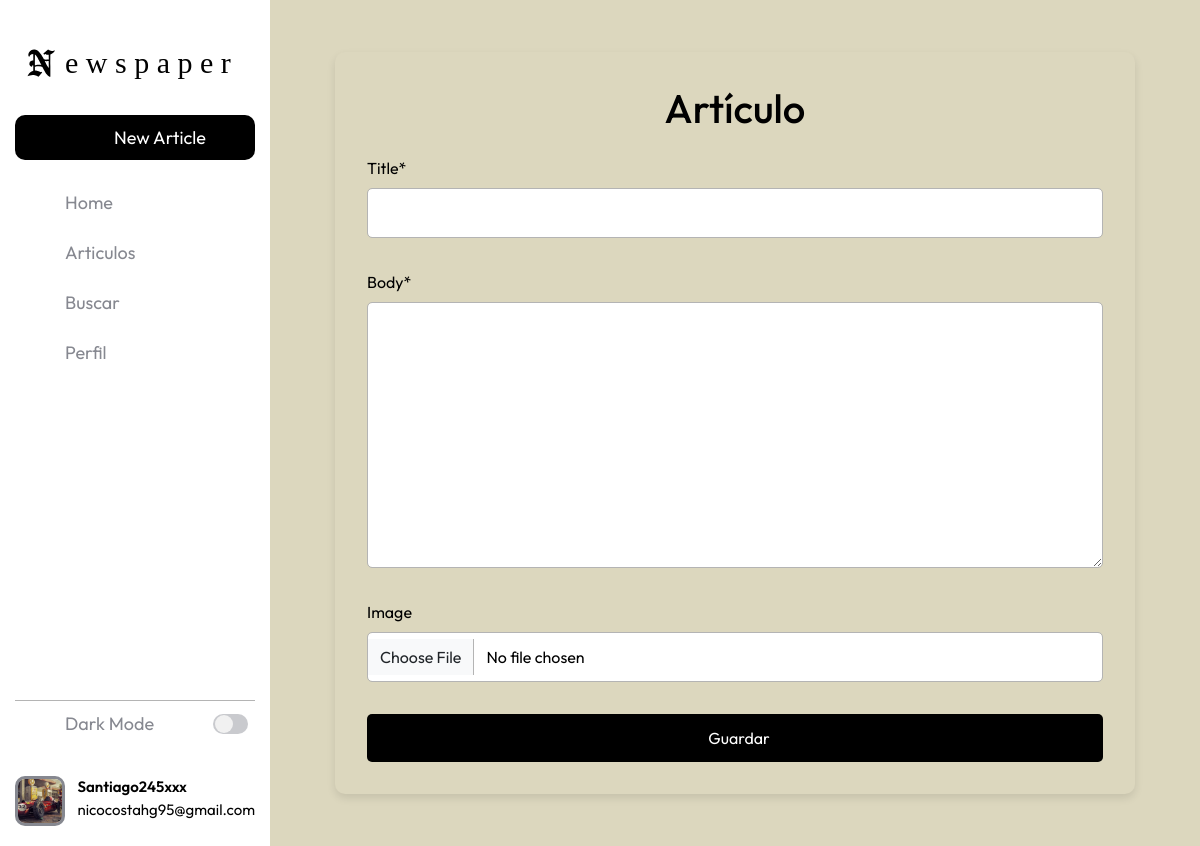
The app's page /articles/new/ (signed in) with its own data.
### accounts/models.py (models this page shows, shortened)
class CustomUser(AbstractUser):
    age = models.PositiveIntegerField(null=True, blank=True)

class Profile(models.Model):
    user = models.OneToOneField(settings.AUTH_USER_MODEL, on_delete=models.CASCADE)
    profile_picture = models.ImageField(upload_to='profile_pics/', default='default.jpg')
    followers = models.ManyToManyField(settings.AUTH_USER_MODEL, related_name="followers", blank=True)

### articles/views.py (the view, shortened to what this page needs)
class ArticleCreateView(LoginRequiredMixin,CreateView):
    model = Article
    template_name = "article_new.html"
    fields = ("title", "body", "image")

### templates/article_new.html (shortened to what this page needs)
{% extends "base.html" %}
{% load crispy_forms_tags %}
{% block content %}
<div class="new-article-container">
  <h1>Artículo</h1>
  <form action="" method="post" enctype="multipart/form-data" class="new-article-form">
    {{ form|crispy }}
    <button type="submit" class="submit-button">
      Guardar
    </button>
  </form>
</div>
{% endblock content %}

### templates/base.html (shortened to what this page needs)
<!DOCTYPE html>
{% load static %}
<html lang="en">
    <head>
        <link rel="stylesheet" href="{% static 'css/base.css' %}">
        <link rel="stylesheet" href="{% static 'css/article_list.css' %}">
        <link rel="stylesheet" href="{% static 'css/update_profile_picture.css' %}">
        <link rel="stylesheet" href="{% static 'css/article_edit.css' %}">
        <link rel="stylesheet" href="{% static 'css/profile.css' %}">
        <link rel="stylesheet" href="{% static 'css/home.css' %}">
        <link rel="stylesheet" href="{% static 'css/detail.css' %}">
        <link rel="stylesheet" href="{% static 'css/comment_edit.css' %}">
        <link rel="stylesheet" href="{% static 'css/article_new.css' %}">
        <link rel="stylesheet" href="{% static 'css/password_change.css' %}">
        <link rel="stylesheet" href="{% static 'css/password_change_successful.css' %}">
        <link rel="stylesheet" href="{% static 'css/login.css' %}">
        <link rel="stylesheet" href="{% static 'css/signup.css' %}">
        <link rel="stylesheet" href="{% static 'css/delete_article.css' %}">
        {% load bootstrap5 %}
        {% bootstrap_css %}
    </head>
    <body>
        <div class="barra-lateral">
            <div>
                <div class="nombre-pagina">
                    <span>e w s p a p e r</span>
                </div>
                    <a class="boton" href="{% url 'article_new' %}">
                        <span>New Article</span>
                    </a>
            </div>
            <nav class="navegacion">
                <ul>
                    <li>
                        <a href="{% url 'home' %}">
                            <span>Home</span>
                        </a>
                    </li>
                    {% if user.is_authenticated %}
                    <li>
                        <a href="{% url 'article_list' %}">
                            <span>Articulos</span>
                        </a>
                    </li>
                    <li>
                        <a href="#" id="search-link">
                            <span>Buscar</span>
                        </a>
                    </li>
                    <li>
                        <a href="{% url 'profile' username=user.username %}">
                            <span>Perfil</span>
                        </a>
                    </li>
                    {% endif %}
                </ul>
            </nav>
            <div>
                <div class="linea"></div>
                <div class="modo-oscuro">
                    <div class="info">
                        <span>Dark Mode</span>
                    </div>
                    <div class="switch">
                        <div class="base">
                            <div class="circulo">
                            </div>
                        </div>
                    </div>
                </div>
                {% if user.is_authenticated %}
                    <a href="{% url 'profile' username=user.username %}" class="usuario">
                        {% if user.profile.profile_picture %}
                            <img src="{{ user.profile.profile_picture.url }}" alt="Foto de perfil" width="100">
                        {% else %}
                            <img src="/media/profile_pics/default.jpg" alt="Foto de perfil predeterminada" width="100">
                        {% endif %}
                        <div class="info-usuario">
                            <div class="nombre-email">
                                <span class="nombre">{{ user.username }}</span>
                                <span class="email">{{ user.email }}</span>
                            </div>
                        </div>
                    <a>
                {% endif %}
            </div>
        </div>
        <main>
            <section class="contenido">
                {% block content %}
                {% endblock content %}
            </section>
        </main>
    </body>
</html>

### static/css/base.css (style rules this page uses)
:root { --color-de-fondo: rgb(220, 215, 190, 1); --color-de-contenido: rgb(220, 215, 190, 1); --color-barra-lateral: rgb(255,255,255); --color-texto: rgb(0,0,0); --color-texto-menu: rgb(134,136,144); --color-menu-hover:rgb(238,238,238); --color-menu-hover-texto:rgb(0,0,0); --color-boton: rgb(0,0,0); --color-boton-texto:rgb(255,255,255); --color-linea: rgb(180, 180, 180); --color-switch-base: rgb(201,202,206); --color-switch-circulo: rgb(241,241,241); --color-scroll: rgb(192,192,192); --color-scroll-hover: rgb(134,134,134); --color-serch-input: rgb(255,255,255 ) ; --color-serch-lupa: rgb(0,0,0); --color-serch-x: rgba(2, 2, 2, 0); --color-serch-x-hover: rgba(201, 201, 204, 0.525); --color-serch-icon-x-hover: rgba(255,255,255); --color-card-header: rgba(249, 246, 246, 0.929); --color-card-comentarios: rgba(255, 255, 255, 0.93); --color-boton-verdadero: rgb(10, 198, 98); }
* { margin: 0; padding: 0; box-sizing: border-box; font-family: "Outfit", serif; }
body { height: 100%; width:100%; }
.barra-lateral { position: fixed; display: flex; flex-direction: column; justify-content: flex-start; z-index: 50; height: 100%; overflow: hidden; width: 270px; padding: 20px 15px; background-color: var(--color-barra-lateral); transition: width 0.5s ease, background-color 0.5s ease, left 0.5s ease; }
.barra-lateral span { font-size: 18px; opacity: 1; text-wrap: nowrap; transition: opacity 0.5s ease,width 0.5s ease; }
.barra-lateral .nombre-pagina span { font-family: "English Towne", serif; font-size: 30px; text-wrap: nowrap; margin-left: 0px; }
.barra-lateral .nombre-pagina { width: 100%; height:45px; color: var(--color-texto); margin-top: 20px; margin-bottom: 30px; display:flex; align-items: center; }
#cloud { min-width: 50px; width: 50px; height: 40px; cursor: pointer; color: var(--color-texto); }
.barra-lateral .boton { width: 100%; height: 45px; margin-bottom: 20px; display: flex; align-items: center; justify-content: center; border: none; border-radius: 10px; text-decoration: none; background-color: var(--color-boton); color: var(--color-boton-texto); cursor: pointer; }
.barra-lateral .navegacion { height: 100%; overflow-y: auto; overflow-x: hidden; }
.barra-lateral .navegacion ul { margin: 0; padding: 0; }
.barra-lateral .navegacion li { list-style: none; display: flex; margin-bottom: 5px; }
.barra-lateral .navegacion a { width: 100%; height: 45px; display: flex; align-items: center; text-decoration: none; border-radius: 10px; color: var(--color-texto-menu); }
.barra-lateral .linea { width: 100%; height: 1px; background-color: var(--color-linea); }
.barra-lateral .modo-oscuro { width: 100%; border-radius: 10px; display: flex; justify-content: space-between; margin-bottom: 30px; }
.barra-lateral .modo-oscuro .info { width: 150px; height: 45px; overflow: hidden; display: flex; align-items: center; color: var(--color-texto-menu); }
.barra-lateral .switch { display: flex; align-items: center; justify-content: center; min-width: 50px; height: 45px; cursor: pointer; }
.barra-lateral .modo-oscuro .base { position: relative; display: flex; align-items: center; width: 35px; height: 20px; background-color: var(--color-switch-base); border-radius: 50px; }
.barra-lateral .modo-oscuro .circulo { position: absolute; width: 18px; height: 90%; background-color: var(--color-switch-circulo); border-radius: 50%; left: 2px; transition: left 0.5s ease; }
.barra-lateral .usuario { width: 100%; display: flex; text-decoration: none; }
.barra-lateral .usuario img { border: 3px solid var(--color-texto-menu); width: 50px; height: 50px; min-width: 50px; border-radius: 10px; object-fit: cover; margin-right: 10px; }
.barra-lateral .usuario .info-usuario { width: 100%; display: flex; align-items: center; justify-content: space-between; color: var(--color-texto); overflow: hidden; flex-direction: column; }
.barra-lateral .usuario .nombre-email { width: 100%; display: flex; flex-direction: column; margin-left: 5px; }
.barra-lateral .usuario .nombre { font-size: 15px; font-weight: 600; }
.barra-lateral .usuario .email { font-size: 15px; }
main { margin-left: 270px; padding: 20px; transition: margin-left 0.5s ease; position: relative; background-color: var(--color-de-fondo); min-height: 100vh; box-sizing: border-box; }
.contenido { transition: margin-top 0.3s ease-in-out; background-color: var(--color-de-contenido); justify-content: flex-start; display: flex; flex-direction: column; }

### records on screen
CustomUser: profile.profile_picture (picture), username "Santiago245xxx", email "nicocostahg95@gmail.com"
